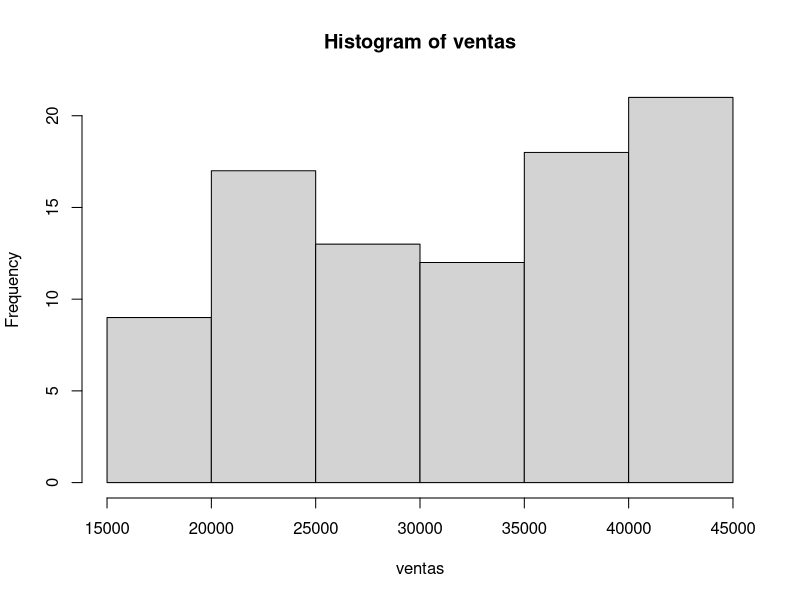

This figure's R source: (Note: this script raises an error after producing the figure.)
### VENTAS EN MXN

ventas <- sort(c(21348,42231,29156,19480,40250,20815,31028,38429,36912,20652,20351,43572,34335,42119,21699,42349,42737,42087,33731,29581,42537,21051,27755,24035,44654,20460,40204,28718,42692,28078,32915,39879,28797,34826,38868,29758,37772,22541,30974,18247,42897,24009,31173,25944,29421,42482,28028,35760,27677,19524,36279,35425,24346,43044,35652,40108,34209,19446,44341,19286,19369,36718,22520,33832,17599,18632,42345,35229,33270,35019,23477,27558,39112,36211,40489,19839,22661,20549,42795,31595,38681,24090,42854,33854,41543,39543,29262,20256,38708,39746))

#Tipo de variable y tamaño de muestra
class(ventas)
length(ventas)
summary(ventas)
#Medidas descriptivas: calcule el valor del rango, media, mínimo, máximo, varianza, coeficientes de variación. 

mínimo <- min(ventas)
máximo <- max(ventas)
rango <- max(ventas) - min(ventas) 
media <- round(mean(ventas), digits = 4)
varianza <- round(var(ventas, na.rm=TRUE), digits = 4)
desviacion <- sd(ventas)
coeficientes_variacion <- media/desviacion

#Métodos gráficos:  Realice la tabla de frecuencias y el histograma correspondiente  
table(ventas)
prop.table(ventas)
hist(ventas)
hist
rango
n <- length(ventas)
k <- round(1 + 3.322*log10(n), digits = 0)
a <- rango/k
excel

#Calcule cuartiles y realice el boxplot correspondiente, comente sobre la simetría de la distribución de los datos 
library(ggplot2)

cuartiles <- quantile(ventas)
boxplot(ventas)
ventas <- as.data.frame(ventas)
ggplot(data = ventas, mapping = aes(y=ventas)) + geom_boxplot(outlier.colour="pink")
